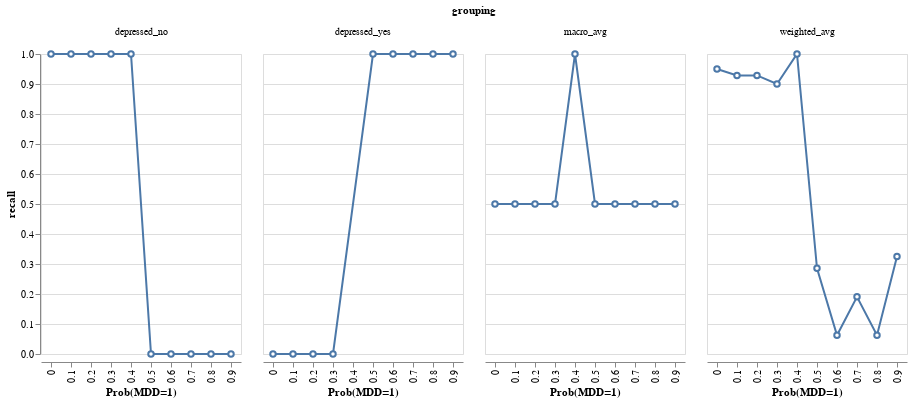

Here is the notebook cell this chart was saved with:
### Code cell
alt.Chart(results).mark_line(
       point={
         "filled": False,
         "fill": "white"
       }
).encode(
    x = alt.X('bin', title="Prob(MDD=1)"),
    y = alt.Y('recall', scale=alt.Scale(domain=[0, 1])),
).facet(
    facet=alt.Facet('grouping')
)

### Figure 1 — Vega-Lite specification as saved in the notebook (floating-point values rounded to 4 significant figures)
{"config": {"view": {"continuousWidth": 400, "continuousHeight": 300}}, "data": {"name": "data-75604c3b1aa75132aa9a88aad243e588"}, "facet": {"field": "grouping", "type": "nominal"}, "spec": {"mark": {"type": "line", "point": {"filled": false, "fill": "white"}}, "encoding": {"x": {"field": "bin", "title": "Prob(MDD=1)", "type": "nominal"}, "y": {"field": "recall", "scale": {"domain": [0, 1]}, "type": "quantitative"}}}, "$schema": "https://vega.github.io/schema/vega-lite/v4.17.0.json", "datasets": {"data-75604c3b1aa75132aa9a88aad243e588": [{"bin": "0", "grouping": "depressed_no", "recall": 1.0, "f1-score": 0.9742, "support": 1059.0, "accuracy": 0.9498, "precision": 0.9498}, {"bin": "0", "grouping": "depressed_yes", "recall": 0.0, "f1-score": 0.0, "support": 56.0, "accuracy": 0.9498, "precision": 0.0}, {"bin": "0", "grouping": "macro_avg", "recall": 0.5, "f1-score": 0.4871, "support": 1115.0, "accuracy": 0.9498, "precision": 0.4749}, {"bin": "0", "grouping": "weighted_avg", "recall": 0.9498, "f1-score": 0.9253, "support": 1115.0, "accuracy": 0.9498, "precision": 0.9021}, {"bin": "0.1", "grouping": "depressed_no", "recall": 1.0, "f1-score": 0.963, "support": 39.0, "accuracy": 0.9286, "precision": 0.9286}, {"bin": "0.1", "grouping": "depressed_yes", "recall": 0.0, "f1-score": 0.0, "support": 3.0, "accuracy": 0.9286, "precision": 0.0}, {"bin": "0.1", "grouping": "macro_avg", "recall": 0.5, "f1-score": 0.4815, "support": 42.0, "accuracy": 0.9286, "precision": 0.4643}, {"bin": "0.1", "grouping": "weighted_avg", "recall": 0.9286, "f1-score": 0.8942, "support": 42.0, "accuracy": 0.9286, "precision": 0.8622}, {"bin": "0.2", "grouping": "depressed_no", "recall": 1.0, "f1-score": 0.963, "support": 26.0, "accuracy": 0.9286, "precision": 0.9286}, {"bin": "0.2", "grouping": "depressed_yes", "recall": 0.0, "f1-score": 0.0, "support": 2.0, "accuracy": 0.9286, "precision": 0.0}, {"bin": "0.2", "grouping": "macro_avg", "recall": 0.5, "f1-score": 0.4815, "support": 28.0, "accuracy": 0.9286, "precision": 0.4643}, {"bin": "0.2", "grouping": "weighted_avg", "recall": 0.9286, "f1-score": 0.8942, "support": 28.0, "accuracy": 0.9286, "precision": 0.8622}, {"bin": "0.3", "grouping": "depressed_no", "recall": 1.0, "f1-score": 0.9474, "support": 9.0, "accuracy": 0.9, "precision": 0.9}, {"bin": "0.3", "grouping": "depressed_yes", "recall": 0.0, "f1-score": 0.0, "support": 1.0, "accuracy": 0.9, "precision": 0.0}, {"bin": "0.3", "grouping": "macro_avg", "recall": 0.5, "f1-score": 0.4737, "support": 10.0, "accuracy": 0.9, "precision": 0.45}, {"bin": "0.3", "grouping": "weighted_avg", "recall": 0.9, "f1-score": 0.8526, "support": 10.0, "accuracy": 0.9, "precision": 0.81}, {"bin": "0.4", "grouping": "depressed_no", "recall": 1.0, "f1-score": 1.0, "support": 9.0, "accuracy": 1.0, "precision": 1.0}, {"bin": "0.4", "grouping": "macro_avg", "recall": 1.0, "f1-score": 1.0, "support": 9.0, "accuracy": 1.0, "precision": 1.0}, {"bin": "0.4", "grouping": "weighted_avg", "recall": 1.0, "f1-score": 1.0, "support": 9.0, "accuracy": 1.0, "precision": 1.0}, {"bin": "0.5", "grouping": "depressed_no", "recall": 0.0, "f1-score": 0.0, "support": 10.0, "accuracy": 0.2857, "precision": 0.0}, {"bin": "0.5", "grouping": "depressed_yes", "recall": 1.0, "f1-score": 0.4444, "support": 4.0, "accuracy": 0.2857, "precision": 0.2857}, {"bin": "0.5", "grouping": "macro_avg", "recall": 0.5, "f1-score": 0.2222, "support": 14.0, "accuracy": 0.2857, "precision": 0.1429}, {"bin": "0.5", "grouping": "weighted_avg", "recall": 0.2857, "f1-score": 0.127, "support": 14.0, "accuracy": 0.2857, "precision": 0.08163}, {"bin": "0.6", "grouping": "depressed_no", "recall": 0.0, "f1-score": 0.0, "support": 15.0, "accuracy": 0.0625, "precision": 0.0}, {"bin": "0.6", "grouping": "depressed_yes", "recall": 1.0, "f1-score": 0.1176, "support": 1.0, "accuracy": 0.0625, "precision": 0.0625}, {"bin": "0.6", "grouping": "macro_avg", "recall": 0.5, "f1-score": 0.05882, "support": 16.0, "accuracy": 0.0625, "precision": 0.03125}, {"bin": "0.6", "grouping": "weighted_avg", "recall": 0.0625, "f1-score": 0.007353, "support": 16.0, "accuracy": 0.0625, "precision": 0.003906}, {"bin": "0.7", "grouping": "depressed_no", "recall": 0.0, "f1-score": 0.0, "support": 17.0, "accuracy": 0.1905, "precision": 0.0}, {"bin": "0.7", "grouping": "depressed_yes", "recall": 1.0, "f1-score": 0.32, "support": 4.0, "accuracy": 0.1905, "precision": 0.1905}, {"bin": "0.7", "grouping": "macro_avg", "recall": 0.5, "f1-score": 0.16, "support": 21.0, "accuracy": 0.1905, "precision": 0.09524}, {"bin": "0.7", "grouping": "weighted_avg", "recall": 0.1905, "f1-score": 0.06095, "support": 21.0, "accuracy": 0.1905, "precision": 0.03628}, {"bin": "0.8", "grouping": "depressed_no", "recall": 0.0, "f1-score": 0.0, "support": 15.0, "accuracy": 0.0625, "precision": 0.0}, {"bin": "0.8", "grouping": "depressed_yes", "recall": 1.0, "f1-score": 0.1176, "support": 1.0, "accuracy": 0.0625, "precision": 0.0625}, {"bin": "0.8", "grouping": "macro_avg", "recall": 0.5, "f1-score": 0.05882, "support": 16.0, "accuracy": 0.0625, "precision": 0.03125}, {"bin": "0.8", "grouping": "weighted_avg", "recall": 0.0625, "f1-score": 0.007353, "support": 16.0, "accuracy": 0.0625, "precision": 0.003906}, {"bin": "0.9", "grouping": "depressed_no", "recall": 0.0, "f1-score": 0.0, "support": 181.0, "accuracy": 0.3246, "precision": 0.0}, {"bin": "0.9", "grouping": "depressed_yes", "recall": 1.0, "f1-score": 0.4901, "support": 87.0, "accuracy": 0.3246, "precision": 0.3246}, {"bin": "0.9", "grouping": "macro_avg", "recall": 0.5, "f1-score": 0.2451, "support": 268.0, "accuracy": 0.3246, "precision": 0.1623}, {"bin": "0.9", "grouping": "weighted_avg", "recall": 0.3246, "f1-score": 0.1591, "support": 268.0, "accuracy": 0.3246, "precision": 0.1054}]}}
